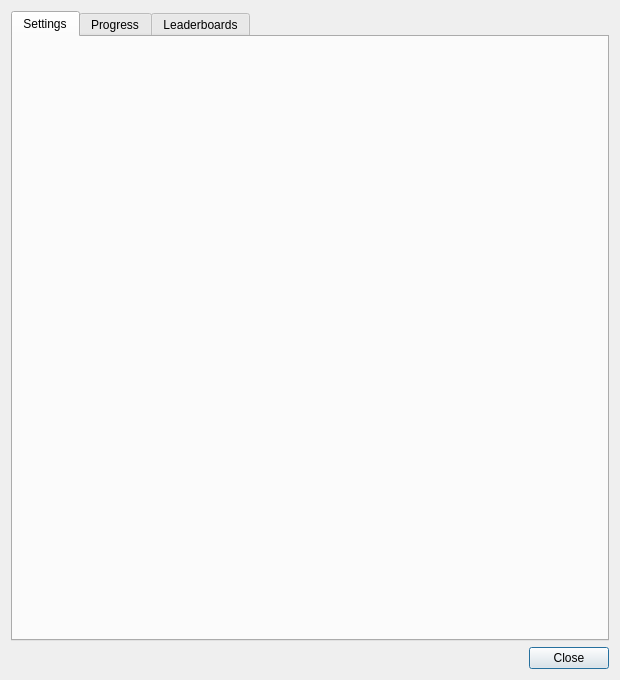
<?xml version="1.0" encoding="UTF-8"?>
<ui version="4.0">
 <class>AchievementsWindow</class>
 <widget class="QDialog" name="AchievementsWindow">
  <property name="geometry">
   <rect>
    <x>0</x>
    <y>0</y>
    <width>620</width>
    <height>680</height>
   </rect>
  </property>
  <property name="windowTitle">
   <string>Achievements</string>
  </property>
  <layout class="QVBoxLayout" name="rootLayout">
   <item>
    <layout class="QVBoxLayout" name="headerLayout">
     <property name="leftMargin">
      <number>0</number>
     </property>
     <property name="topMargin">
      <number>0</number>
     </property>
     <property name="rightMargin">
      <number>0</number>
     </property>
     <property name="bottomMargin">
      <number>0</number>
     </property>
    </layout>
   </item>
   <item>
    <widget class="QTabWidget" name="tabWidget">
     <property name="currentIndex">
      <number>0</number>
     </property>
     <widget class="QWidget" name="settingsTab">
      <attribute name="title">
       <string>Settings</string>
      </attribute>
      <layout class="QVBoxLayout" name="settingsLayout">
       <property name="leftMargin">
        <number>0</number>
       </property>
       <property name="topMargin">
        <number>0</number>
       </property>
       <property name="rightMargin">
        <number>0</number>
       </property>
       <property name="bottomMargin">
        <number>0</number>
       </property>
      </layout>
     </widget>
     <widget class="QWidget" name="progressTab">
      <attribute name="title">
       <string>Progress</string>
      </attribute>
      <layout class="QVBoxLayout" name="progressLayout">
       <property name="leftMargin">
        <number>0</number>
       </property>
       <property name="topMargin">
        <number>0</number>
       </property>
       <property name="rightMargin">
        <number>0</number>
       </property>
       <property name="bottomMargin">
        <number>0</number>
       </property>
      </layout>
     </widget>
     <widget class="QWidget" name="leaderboardsTab">
      <attribute name="title">
       <string>Leaderboards</string>
      </attribute>
      <layout class="QVBoxLayout" name="leaderboardsLayout">
       <property name="leftMargin">
        <number>0</number>
       </property>
       <property name="topMargin">
        <number>0</number>
       </property>
       <property name="rightMargin">
        <number>0</number>
       </property>
       <property name="bottomMargin">
        <number>0</number>
       </property>
      </layout>
     </widget>
    </widget>
   </item>
   <item>
    <widget class="QDialogButtonBox" name="buttonBox">
     <property name="standardButtons">
      <set>QDialogButtonBox::StandardButton::Close</set>
     </property>
    </widget>
   </item>
  </layout>
 </widget>
 <tabstops>
  <tabstop>tabWidget</tabstop>
  <tabstop>buttonBox</tabstop>
 </tabstops>
 <resources/>
 <connections/>
</ui>
